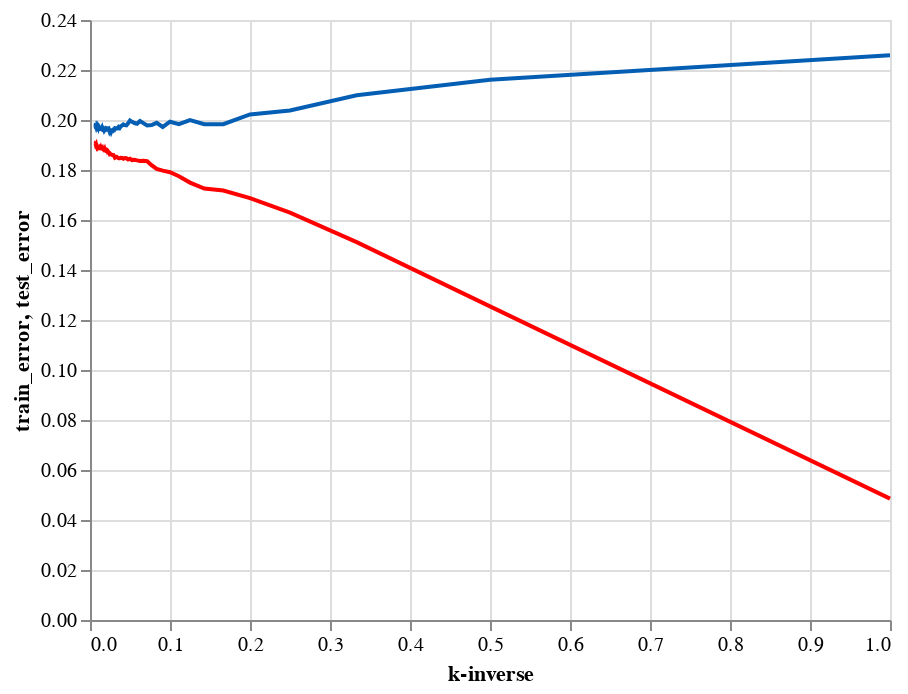

Notebook source saved alongside this figure:
### Code cell
ctrain_b+ctest_b

### Figure 1 — Vega-Lite specification as saved in the notebook (floating-point values rounded to 4 significant figures; data arrays with more than 128 entries replaced by an {"elided": "..."} marker saying what was removed)
{"config": {"view": {"continuousWidth": 400, "continuousHeight": 300}}, "layer": [{"mark": {"type": "line", "color": "#FF0000"}, "encoding": {"x": {"field": "kinv", "type": "quantitative"}, "y": {"field": "train_error", "type": "quantitative"}}}, {"mark": {"type": "line", "color": "#045FB4"}, "encoding": {"x": {"field": "kinv", "title": "k-inverse", "type": "quantitative"}, "y": {"field": "test_error", "type": "quantitative"}}}], "data": {"name": "data-9e316b2a811bb379a24e496aa344add0"}, "$schema": "https://vega.github.io/schema/vega-lite/v4.17.0.json", "datasets": {"data-9e316b2a811bb379a24e496aa344add0": {"elided": "149 records"}}}
